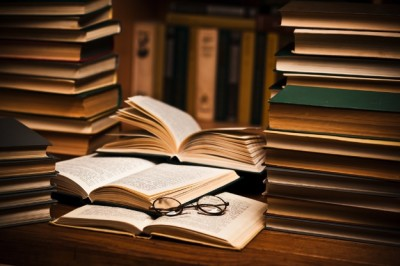
%> input picture Digital Signal and Image Processing/Edge Detection/books.jpg, 400 x 266 px
$ octave RobertMask.m   (GNU Octave 9; MATLAB toolbox functions it lacks are replaced by stand-ins)
%> lines starting %> are read from the running program, lines starting %| are printed output that depends on the picture
clc;
clear;
img = imread('books.jpg');
%> img is the input picture: size 266x400x3 uint8; mean R, G, B 92.3, 65, 43.1
img = im2double(rgb2gray(img));
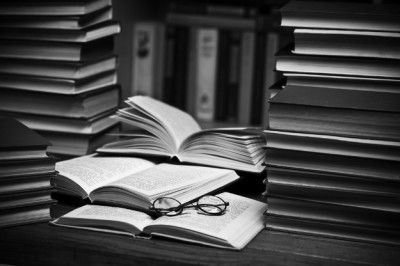
%> img: size 266x400 double; min 0, max 0.98, mean 0.277
[rows, cols] = size(img);
%> rows = 266; cols = 400
robert(1,1) = 1;
robert(1,2) = 1;
robert(2,1) = -1;
robert(2,2) = -1;
img2 = img;

for i = 1:rows-1
    for j = 1:cols-1
        img2(i, j) = sum(sum((img(i:i+1, j:j+1) .* robert)));
    end
end
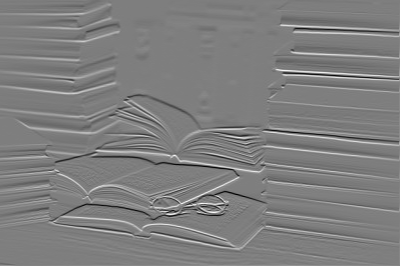
%> img2: size 266x400 double; min -1.33, max 1.34, mean 0.000106; drawn with min black and max white

subplot(1,2,1);
imshow(img);
title('Original Image')

subplot(1,2,2);
imshow(img2);
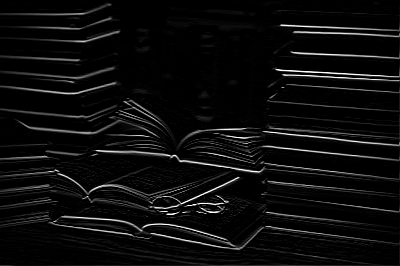
%> displayed picture: size 266x400, on the screen's scale of 0 to 255; min 0, max 255, mean 12.5
title('Using Robert mask:')
